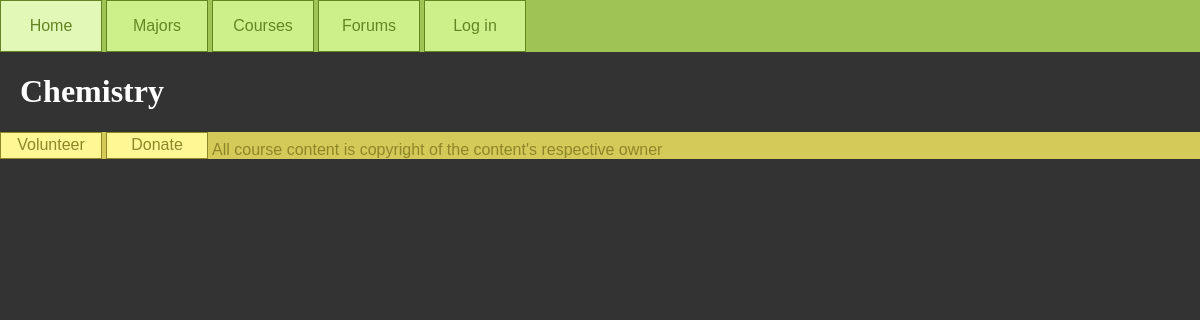
Page /majors/6 on the earlier database version.
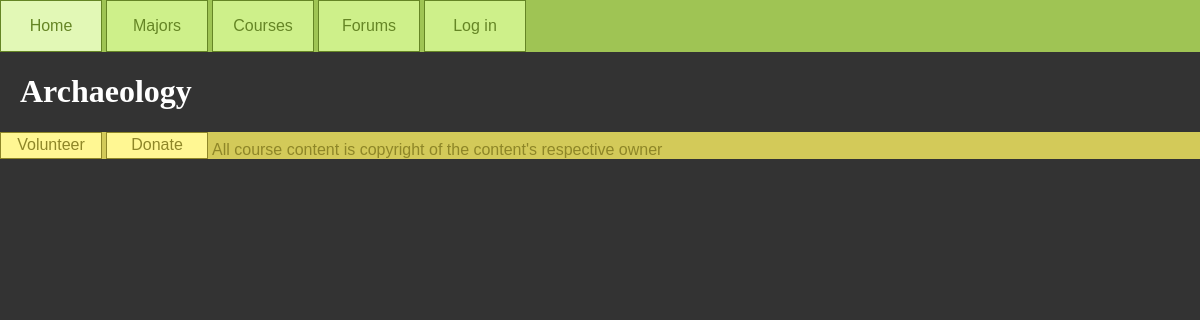
Same page on the later database version.
### database_setup.py (models this page shows, shortened)
class Major(Base):
    __tablename__ = 'majors'
    major_id = Column(Integer, primary_key=True)
    name = Column(String(80), nullable=False)
    description = Column(String(250))

### project.py (the view)
@app.route('/majors/<int:major_id>')
def viewMajor(major_id):
    major = session.query(Major).filter_by(major_id=major_id).one()
    courses = getCoursesByMajor(major_id)
    return render_template('majorPage.html',
        courses=courses,
        major=major,
        login_session=login_session)

### project.py (called while the page is built)
def getCoursesByMajor(major_id):
    ids = session.query(MajorCourse).filter_by(major_id=major_id).all()
    courses = []
    for assoc in ids:
        course = session.query(Course).filter_by(course_id=assoc.course_id).one()
        courses.append(course)
    return courses

### templates/majorPage.html (shortened to what this page needs)
<!DOCTYPE html>
<html>
    <head>
        <link rel="stylesheet" href="/css/style.css">
    </head>
    <body>
        {% block content %}
        {% include "navbar.html" %}
        <div>
            <h1>{{major.name}}</h1>
        </div>
        {% include "footer.html" %}
        {% endblock %}
    </body>
</html>

Differences in the rows shown:
changed Major: name "Chemistry" → "Archaeology"
